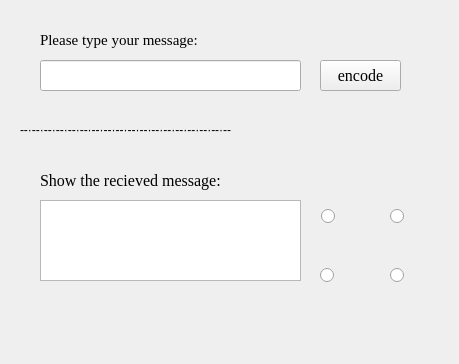
<?xml version="1.0" encoding="UTF-8"?>
<ui version="4.0">
 <class>Form</class>
 <widget class="QWidget" name="Form">
  <property name="geometry">
   <rect>
    <x>0</x>
    <y>0</y>
    <width>459</width>
    <height>364</height>
   </rect>
  </property>
  <property name="windowTitle">
   <string>Form</string>
  </property>
  <widget class="QPushButton" name="encodeButton">
   <property name="geometry">
    <rect>
     <x>320</x>
     <y>60</y>
     <width>81</width>
     <height>31</height>
    </rect>
   </property>
   <property name="font">
    <font>
     <family>Times New Roman</family>
     <pointsize>12</pointsize>
    </font>
   </property>
   <property name="text">
    <string>encode</string>
   </property>
  </widget>
  <widget class="QRadioButton" name="end_radioButton">
   <property name="geometry">
    <rect>
     <x>390</x>
     <y>201</y>
     <width>71</width>
     <height>31</height>
    </rect>
   </property>
   <property name="styleSheet">
    <string notr="true">image:url(:/images/stop.png)</string>
   </property>
   <property name="text">
    <string/>
   </property>
   <property name="iconSize">
    <size>
     <width>16</width>
     <height>16</height>
    </size>
   </property>
   <attribute name="buttonGroup">
    <string notr="true">radioButtonGroup</string>
   </attribute>
  </widget>
  <widget class="QRadioButton" name="start_radioButton">
   <property name="geometry">
    <rect>
     <x>321</x>
     <y>201</y>
     <width>71</width>
     <height>31</height>
    </rect>
   </property>
   <property name="font">
    <font>
     <pointsize>12</pointsize>
     <strikeout>false</strikeout>
    </font>
   </property>
   <property name="mouseTracking">
    <bool>true</bool>
   </property>
   <property name="styleSheet">
    <string notr="true">image: url(:/images/play.png);</string>
   </property>
   <property name="text">
    <string/>
   </property>
   <attribute name="buttonGroup">
    <string notr="true">radioButtonGroup</string>
   </attribute>
  </widget>
  <widget class="QLabel" name="splitLine">
   <property name="geometry">
    <rect>
     <x>20</x>
     <y>120</y>
     <width>431</width>
     <height>20</height>
    </rect>
   </property>
   <property name="text">
    <string>--·--·--·--·--·--·--·--·--·--·--·--·--·--·--·--·--·--</string>
   </property>
  </widget>
  <widget class="QLineEdit" name="imputMessage_lineEdit">
   <property name="geometry">
    <rect>
     <x>40</x>
     <y>60</y>
     <width>261</width>
     <height>31</height>
    </rect>
   </property>
   <property name="font">
    <font>
     <family>Times New Roman</family>
     <pointsize>12</pointsize>
    </font>
   </property>
  </widget>
  <widget class="QLabel" name="Please_type_your_message">
   <property name="geometry">
    <rect>
     <x>40</x>
     <y>30</y>
     <width>171</width>
     <height>20</height>
    </rect>
   </property>
   <property name="font">
    <font>
     <family>Times New Roman</family>
     <pointsize>11</pointsize>
    </font>
   </property>
   <property name="text">
    <string>Please type your message:</string>
   </property>
  </widget>
  <widget class="QTextBrowser" name="showMessage_textBrowser">
   <property name="geometry">
    <rect>
     <x>40</x>
     <y>200</y>
     <width>261</width>
     <height>81</height>
    </rect>
   </property>
  </widget>
  <widget class="QRadioButton" name="pause_radioButton">
   <property name="geometry">
    <rect>
     <x>320</x>
     <y>260</y>
     <width>71</width>
     <height>31</height>
    </rect>
   </property>
   <property name="styleSheet">
    <string notr="true">image:url(:/images/pause.png)</string>
   </property>
   <property name="text">
    <string/>
   </property>
   <attribute name="buttonGroup">
    <string notr="true">radioButtonGroup</string>
   </attribute>
  </widget>
  <widget class="QRadioButton" name="continue_radioButton">
   <property name="geometry">
    <rect>
     <x>390</x>
     <y>260</y>
     <width>71</width>
     <height>31</height>
    </rect>
   </property>
   <property name="styleSheet">
    <string notr="true">image:url(:/images/continue.jpg)</string>
   </property>
   <property name="text">
    <string/>
   </property>
   <attribute name="buttonGroup">
    <string notr="true">radioButtonGroup</string>
   </attribute>
  </widget>
  <widget class="QLabel" name="label">
   <property name="geometry">
    <rect>
     <x>40</x>
     <y>170</y>
     <width>211</width>
     <height>20</height>
    </rect>
   </property>
   <property name="font">
    <font>
     <family>Times New Roman</family>
     <pointsize>12</pointsize>
    </font>
   </property>
   <property name="text">
    <string>Show the recieved message:</string>
   </property>
  </widget>
 </widget>
 <resources>
  <include location="button_image.qrc"/>
 </resources>
 <connections/>
 <slots>
  <slot>encodeButton_click()</slot>
  <slot>startButton_click()</slot>
  <slot>endButton_click()</slot>
  <slot>pauseButton_click()</slot>
  <slot>continueButton_click()</slot>
 </slots>
 <buttongroups>
  <buttongroup name="radioButtonGroup"/>
 </buttongroups>
</ui>
